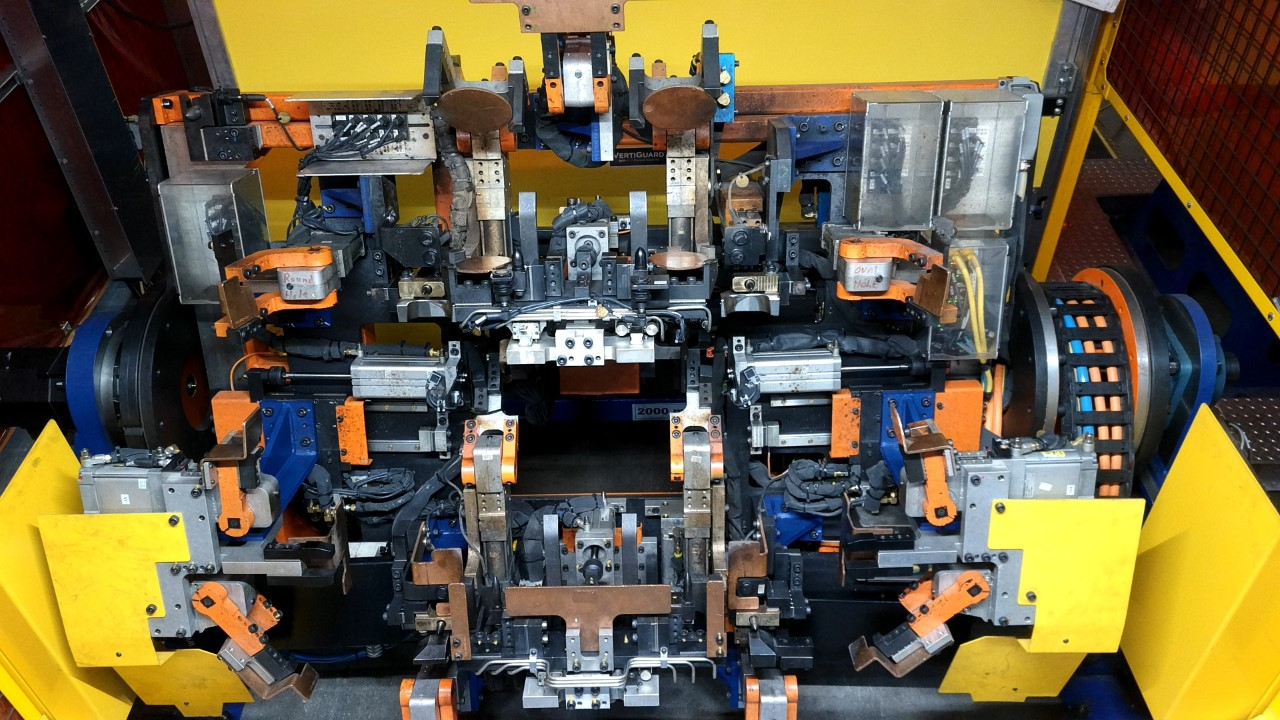
#> input picture Object_Detection/testPics/empty-STA100.jpg, 1280 x 720 px, found by its file name
$ python test4.py
#> lines starting #> are read from the running program, lines starting #| are printed output that depends on the picture; after the words box and inside, x2 and y2 are one past the last pixel; in counts of white or black regions, pixels touching at a corner belong together
# this is a test creating mask by adding 2 subtractions together
import cv2 as cv
import numpy as np
import os

#------------------------------------------------------------------------------------------------#

#FUNCTIONS:
def orange2Black(image):
  ORANGE_MIN = np.array([5, 50, 50], dtype = "uint8")
  ORANGE_MAX = np.array([20, 255, 255], dtype = "uint8")

  hsv_img = cv.cvtColor(image, cv.COLOR_BGR2HSV)

  mask = cv.inRange(hsv_img, ORANGE_MIN, ORANGE_MAX)

  # Replace the orange pixels with black
  image[np.where(mask == 255)] = [0, 0, 0]

  cv.imwrite("image.jpg", image)
  # Save the output image
  return image

def fillByLine(img, direction):
  if direction == "H":
    for row in range(img.shape[0]):
      start, stop = 0, 0
      for col in range(img.shape[1]):
        if img[row,col] != 0 and start == 0:
          start = col, row
        if img[row ,col] != 0:
          stop = col, row

        if start != 0 and np.abs(start[0]-stop[0]) <= 100: #MAX AMOUNT TO FILL
            cv.line(img, start, stop, 255, 1)
            start=stop
        elif start!= 0 and np.abs(start[0]-stop[0]) > 100:
          start=stop

  if direction == "V":
    for col in range(img.shape[1]):
      start, stop = 0, 0
      for row in range(img.shape[0]):
        if img[row,col] != 0 and start == 0:
          start = col, row
        if img[row ,col] != 0:
          stop = col, row

        if start != 0 and np.abs(start[1]-stop[1]) <= 100: #MAX AMOUNT TO FILL
            cv.line(img, start, stop, 255, 1)
            start=stop
        elif start!= 0 and np.abs(start[1]-stop[1]) > 100:
          start=stop

  return img

def floodFill(imgThresh):
  fillMask = imgThresh.copy()
  height, width = imgThresh.shape[:2]
  mask = np.zeros((height+2,width+2),np.uint8)
  cv.floodFill(fillMask, mask,(0,0),(255,255,255))
  fillMask = cv.bitwise_not(fillMask)

  return cv.add(imgThresh, fillMask)

# [8 lines of commented-out code are left out]

ref = cv.imread("Object_Detection/testPics\empty-STA100.jpg", cv.IMREAD_GRAYSCALE)
#> ref: shape (720, 1280); min 0, max 255, mean 94.8
__, ref = cv.threshold(ref, 0, 255, cv.THRESH_BINARY)
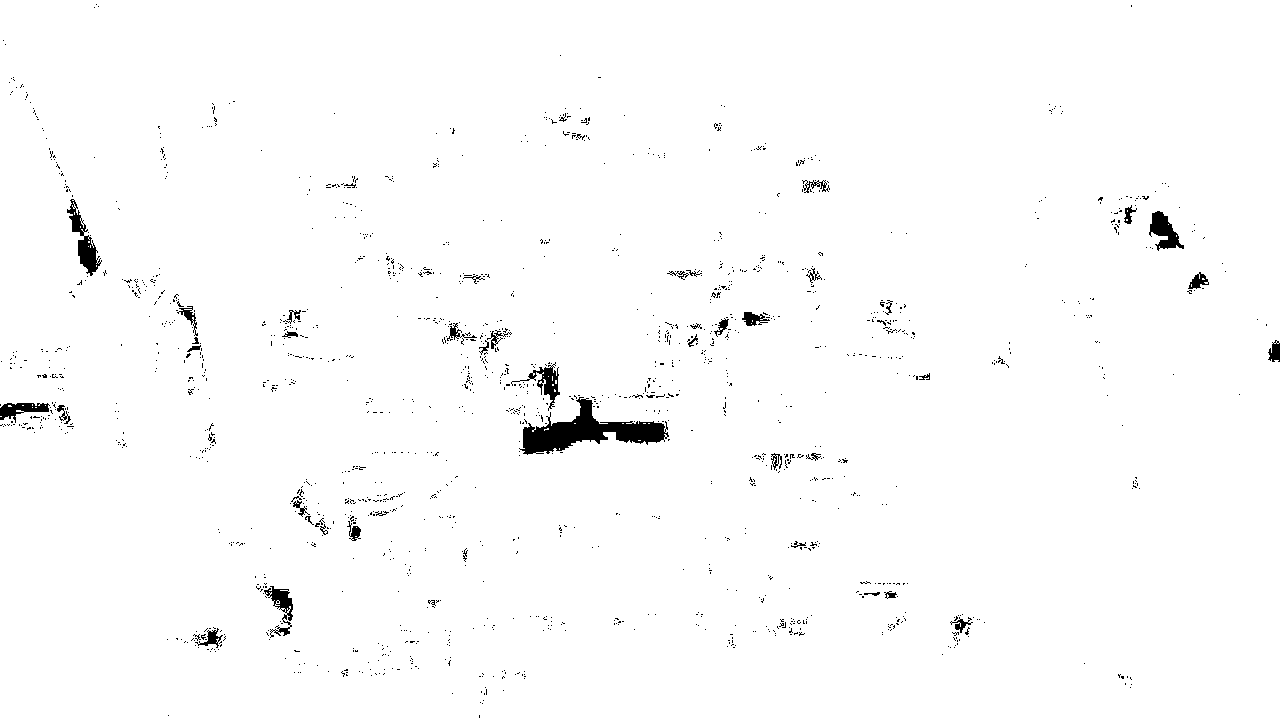
#> ref: shape (720, 1280); 98.6% white; 1576 black regions (1528 under 20 px), largest, box (x1, y1, x2, y2) and area: (519, 397, 669, 455) 3342, (67, 199, 102, 276) 840, (1149, 211, 1184, 251) 683
ref[ref != 0] = 0
#> ref: shape (720, 1280); every value is 0
# [6 lines of commented-out code are left out]

for i in range(1):
  std = orange2Black(cv.imread("Object_Detection\\testPics\\ready-STA100.jpg"))
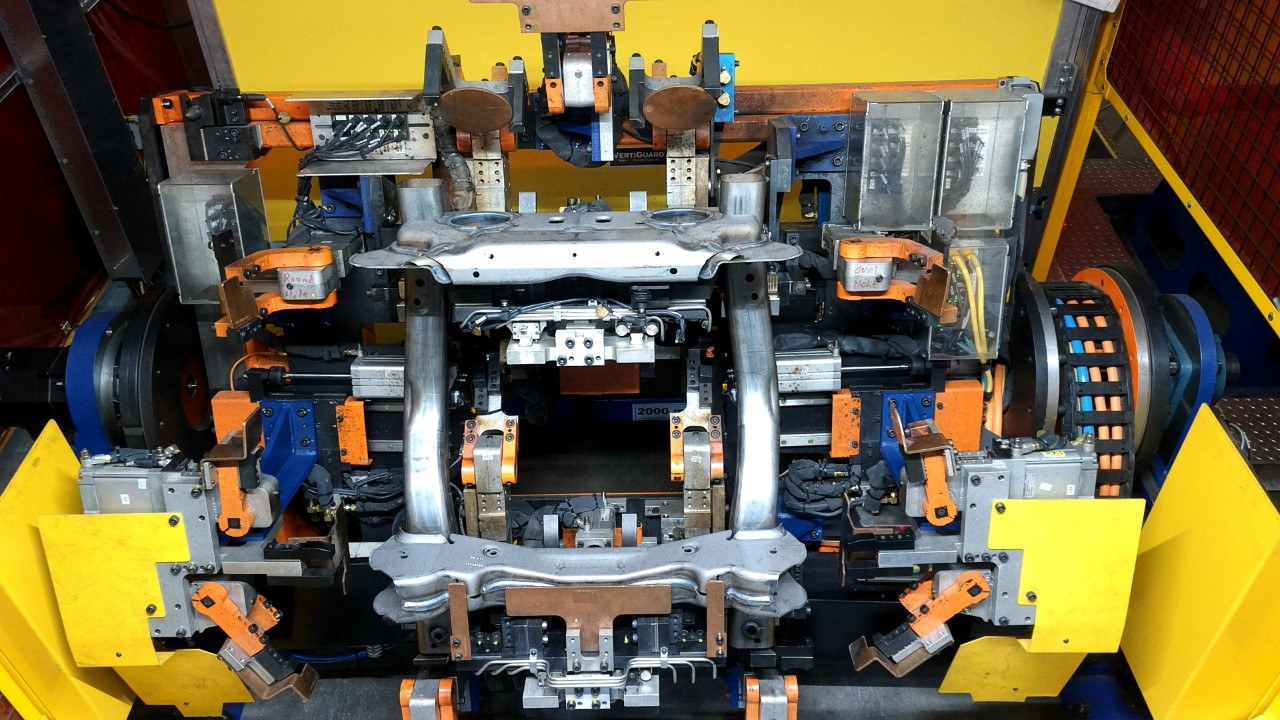
#> input picture Object_Detection/testPics/ready-STA100.jpg, 1280 x 720 px, found by its file name
#> in orange2Black, `ORANGE_MIN = np.array([5, 50, 50], dtype = "uint8")`: ORANGE_MIN = [5, 50, 50]
#> in orange2Black, `hsv_img = cv.cvtColor(image, cv.COLOR_BGR2HSV)`: hsv_img: shape (720, 1280, 3); mean H, S, V 60.8, 123, 120.4
#> in orange2Black, image is the input picture: shape (720, 1280, 3); mean B, G, R 69.5, 100.5, 110.7
#> in orange2Black, `mask = cv.inRange(hsv_img, ORANGE_MIN, ORANGE_MAX)`: mask: shape (720, 1280); 13% white; 899 white regions (740 under 20 px), largest, box (x1, y1, x2, y2) and area: (1030, 0, 1278, 420) 17830, (904, 364, 1032, 526) 7477, (717, 77, 1012, 161) 7120
#> in orange2Black, `image[np.where(mask == 255)] = [0, 0, 0]`: image: shape (720, 1280, 3); 13.03% of pixels changed, all inside (x1, y1, x2, y2) = (0, 0, 1280, 720)
  none = orange2Black(cv.imread("Object_Detection\\testPics\empty-STA100.jpg"))
#> in orange2Black (call 2), `hsv_img = cv.cvtColor(image, cv.COLOR_BGR2HSV)`: hsv_img: shape (720, 1280, 3); mean H, S, V 63.5, 128.6, 116.1
#> in orange2Black, image is the input picture: shape (720, 1280, 3); mean B, G, R 66.6, 95.3, 104.8
#> in orange2Black (call 2), `mask = cv.inRange(hsv_img, ORANGE_MIN, ORANGE_MAX)`: mask: shape (720, 1280); 13.2% white; 866 white regions (702 under 20 px), largest, box (x1, y1, x2, y2) and area: (1030, 0, 1248, 285) 12062, (906, 364, 1032, 526) 7374, (717, 77, 1012, 161) 7166
#> in orange2Black (call 2), `image[np.where(mask == 255)] = [0, 0, 0]`:
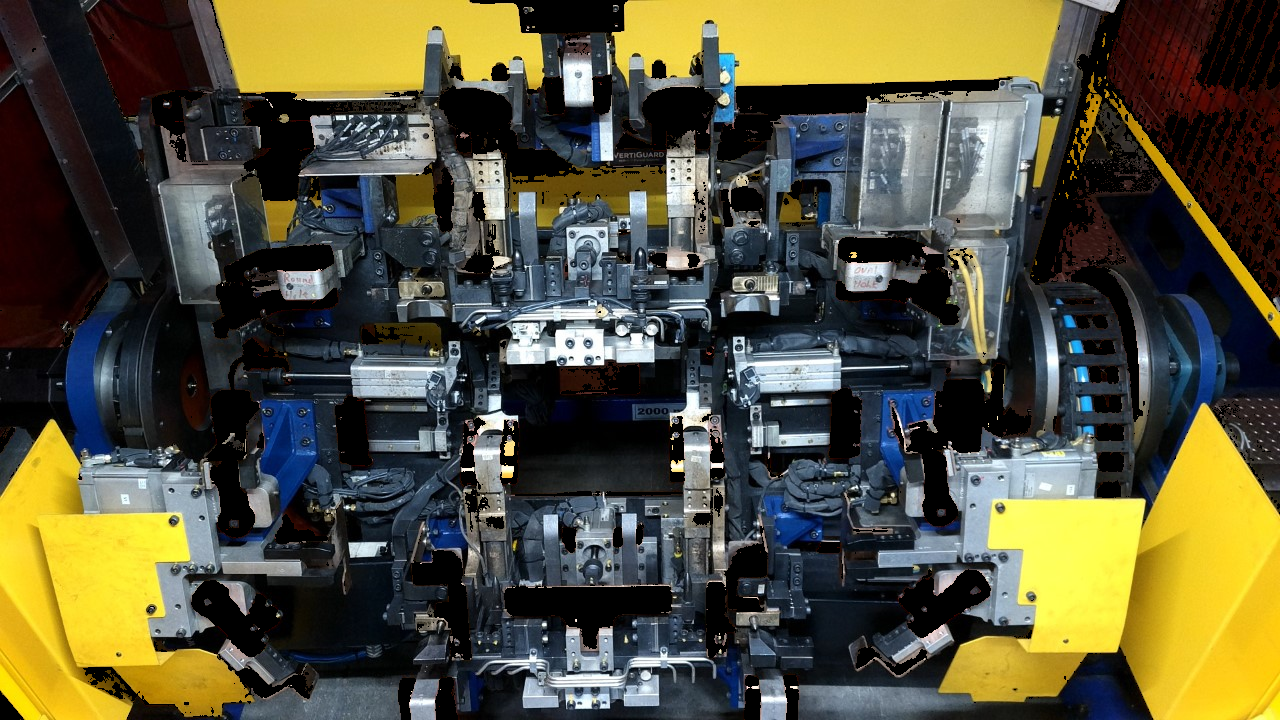
#> image: shape (720, 1280, 3); 13.16% of pixels changed, all inside (x1, y1, x2, y2) = (0, 0, 1280, 720)

  std_gray = cv.cvtColor(std, cv.COLOR_BGR2GRAY)
  none_gray = cv.cvtColor(none, cv.COLOR_BGR2GRAY)

  subtract1 = cv.subtract(std_gray, none_gray)
  subtract2 = cv.subtract(none_gray, std_gray)

  addImg = cv.add(subtract1, subtract2)
  cv.imshow('t', addImg)
  cv.waitKey(0)

  _, thresholdImg = cv.threshold(addImg, 50, 255, cv.THRESH_BINARY)
#> thresholdImg: shape (720, 1280); 8.2% white; 2441 white regions (2336 under 20 px), largest, box (x1, y1, x2, y2) and area: (369, 271, 807, 631) 36738, (349, 168, 803, 357) 27767, (169, 142, 240, 168) 355

  denoiseImg = cv.GaussianBlur(addImg, (5,5), 7, 21)
  denoiseImg = cv.fastNlMeansDenoising(denoiseImg, 15, 21)
  kernel = np.ones((3, 3), np.uint8)
  opening = cv.morphologyEx(denoiseImg, cv.MORPH_OPEN, kernel)
  __, binary = cv.threshold(opening, 10, 255, cv.THRESH_BINARY+cv.THRESH_OTSU)
#> binary: shape (720, 1280); 6.8% white; 31 white regions (12 under 20 px)

  contours, hierarchy = cv.findContours(binary, cv.RETR_EXTERNAL, cv.CHAIN_APPROX_SIMPLE)
#> contours = 31 contours, 14 with area under 20; largest, box (x1, y1, x2, y2) and area: (369, 275, 807, 630) 34302, (351, 174, 801, 306) 24444, (411, 300, 445, 354) 909, (524, 284, 542, 303) 210, (458, 226, 476, 239) 100
  contours = sorted(contours, key=cv.contourArea, reverse=True)
  largest_contour = contours[0]
#> largest_contour = contour of 1133 points, box (x1, y1, x2, y2) (369, 275, 807, 630), area 34302
  img_contour = np.zeros((ref.shape[0], ref.shape[1], 3), np.uint8)
  cv.drawContours(ref, [largest_contour], -1, (255, 255, 255), 1)
#> ref: shape (720, 1280); 0.3% white in thin lines or dots, all inside (x1, y1, x2, y2) = (369, 275, 807, 630)

  print("dodo")

ref[ref != 0] = 255

#Corrections
ref = fillByLine(ref, "H")
#> after the loop in fillByLine, `for row in range(img.shape[0]):`: img: shape (720, 1280); 3.9% white; 1 white region, box (x1, y1, x2, y2) and area: (369, 275, 807, 630) 36104
ref = floodFill(ref)
#> in floodFill, `cv.floodFill(fillMask, mask,(0,0),(255,255,255))`: fillMask: shape (720, 1280); 99.6% white; 2 black regions, box (x1, y1, x2, y2) and area: (474, 558, 718, 577) 3868, (385, 572, 492, 574) 210
#> in floodFill, `return cv.add(imgThresh, fillMask)`: returned value: shape (720, 1280); 4.4% white; 1 white region, box (x1, y1, x2, y2) and area: (369, 275, 807, 630) 40182
ref = fillByLine(ref, "V")
#> after the loop in fillByLine (call 2), `for col in range(img.shape[1]):`: img: shape (720, 1280); 4.7% white; 1 white region, box (x1, y1, x2, y2) and area: (369, 275, 807, 630) 43608

img = cv.imread('Object_Detection\\testPics\\ready-STA100.jpg')
result = cv.bitwise_and(img, img, mask = ref)
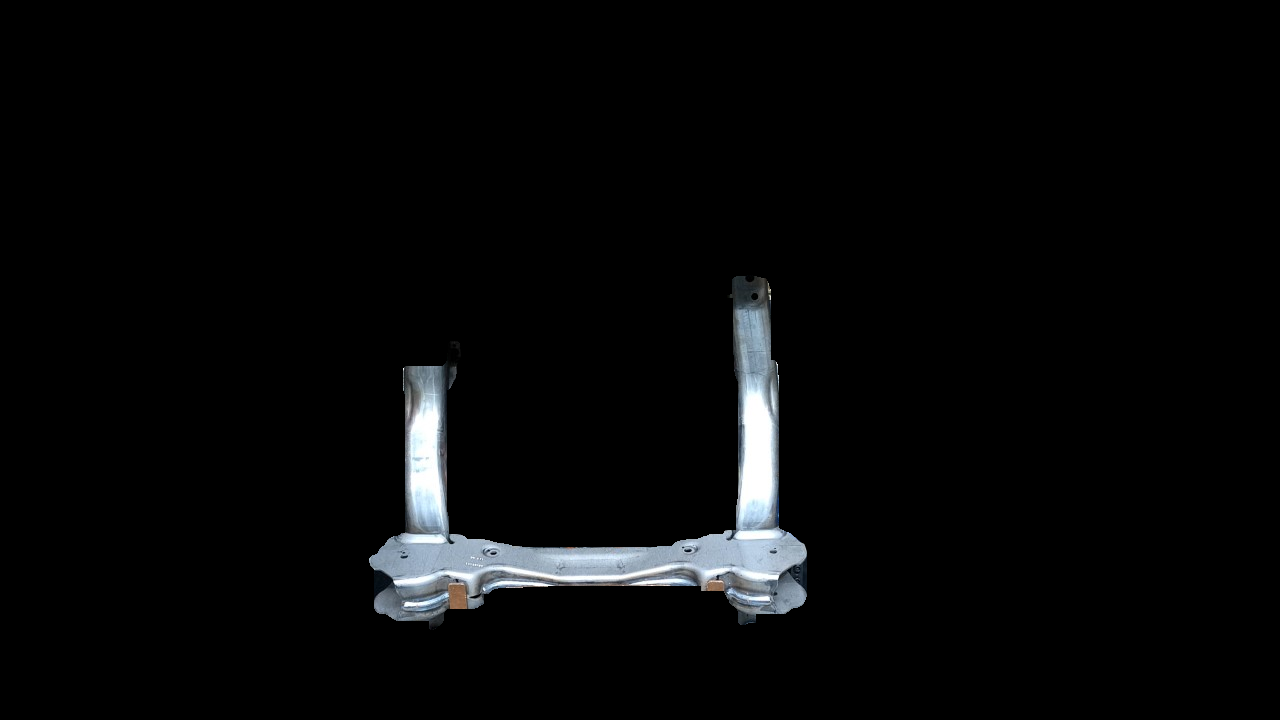
#> result: shape (720, 1280, 3); mean B, G, R 8.2, 7.7, 7.2

cv.imwrite("hi.jpg", result)
print("KENT WAS WRONG")
